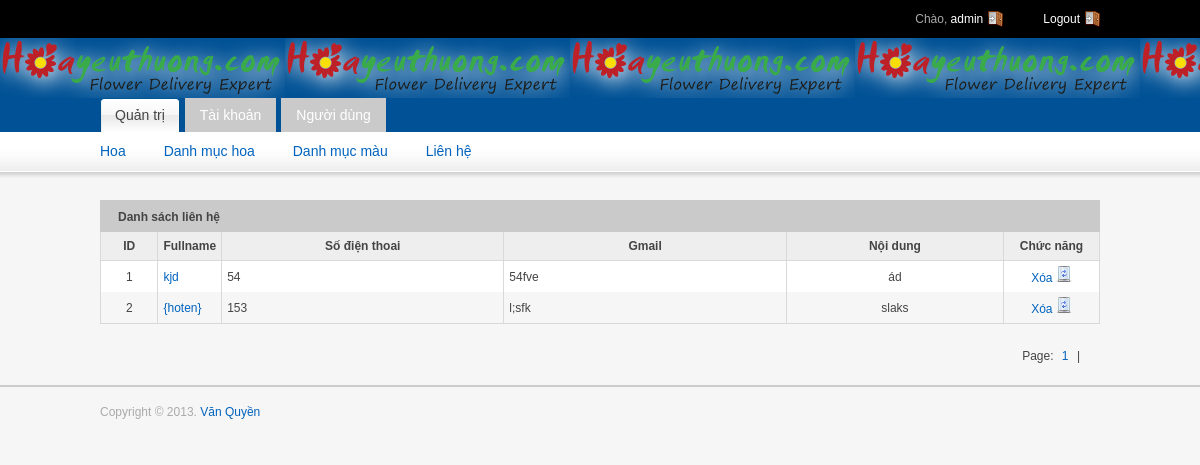
Screenshot of /admin/indexContact.php (signed in) with the database file from the repository.
### tables this page shows
CREATE TABLE `lienhe` (
  `id_lienhe` int(11) NOT NULL,
  `Hoten` varchar(100) NOT NULL,
  `Sodienthoai` varchar(12) NOT NULL,
  `Gmail` varchar(100) NOT NULL,
  `Noidung` varchar(500) NOT NULL
);

### admin/indexContact.php (the view, shortened to what this page needs)
<?php
	require_once $_SERVER['DOCUMENT_ROOT'] .'/banhoa/templates/admin/inc/header.php';
?>
<?php
	include_once $_SERVER["DOCUMENT_ROOT"]."/banhoa/function/dbconnection.php";
	$querytsd="SELECT COUNT(id_lienhe) AS tongsodong FROM lienhe";
	$resulttsd=$mysqli->query($querytsd);
	$arrtsd=mysqli_fetch_assoc($resulttsd);
	$tongsodong=$arrtsd["tongsodong"];
	$row_count=ROW_COUNT;
	$sotrang=ceil($tongsodong/$row_count);
	$current_page=1;
	$off_set=($current_page-1)*$row_count;
	$query="SELECT * FROM lienhe LIMIT {$off_set},{$row_count}";
	$result=$mysqli->query($query);
?>
<div class="grid_12">
	<div class="module">
		<h2><span>Danh sách liên hệ</span></h2>
		<div class="module-table-body">
			<form action="">
			<table id="myTable" class="tablesorter">
				<thead>
					<tr>
						<th style="width:6%; text-align: center;">ID</th>
						<th>Fullname</th>
						<th style="width:30%">Số điện thoai</th>
						<th style="width:30%">Gmail</th>
						<th style="width:23%; text-align: center;">Nội dung</th>
						<th style="width: 10%; text-align: center;">Chức năng</th>
					</tr>
				</thead>
				<tbody>
				<?php
					while($rowUser=mysqli_fetch_assoc($result)){
						$id_lienhe=$rowUser["id_lienhe"];
						$Hoten=$rowUser["Hoten"];
						$Sodienthoai=$rowUser["Sodienthoai"];
						$Gmail=$rowUser["Gmail"];
						$Noidung=$rowUser["Noidung"];
				?>
					<tr>
						<td class="align-center"><?php echo $id_lienhe;?></td>
						<td><a href=""><?php echo $Hoten;?></a></td>
						<td><?php echo $Sodienthoai;?></td>
						<td><?php echo $Gmail;?></td>
						<td align="center"><?php echo $Noidung;?></td>
						<td align="center">
							<a href="delContact.php?delete=<?php echo $id_lienhe;?>" onclick="return confirm('Bạn có chắc chắn muốn xóa không?')">Xóa <img src="/banhoa/templates/admin/images/bin.gif" width="16" height="16" alt="delete" /></a>
						</td>
					</tr>
					<?php
					}
					?>
				</tbody>
			</table>
			</form>
		 </div>
	</div>
		 <div class="pagination">
						<div class="numbers">
							<span>Page:</span>
							<?php
								for($i=1;$i<=$sotrang;$i++){
							?>
							<a href="indexContact.php?current_page=<?php echo $i?>"><?php echo $i?></a>
							<span>|</span>
								<?php }?>
						</div>
					 </div>
</div>
<?php require_once $_SERVER['DOCUMENT_ROOT']. '/banhoa/templates/admin/inc/footer.php';?>

### templates/admin/css/styles.css (style rules this page uses)
html, body, div, span, applet, object, iframe, h1, h2, h3, h4, h5, h6, p, blockquote, pre, a, abbr, acronym, address, big, cite, code, del, dfn, em, font, img, ins, kbd, q, s, samp, small, strike, strong, sub, sup, tt, var, b, u, i, center, dl, dt, dd, ol, ul, li, fieldset, form, label, legend, table, caption, tbody, tfoot, thead, tr, th, td { background: transparent none repeat scroll 0 0; border: 0 none; font-size: 100%; margin: 0; outline: 0 none; padding: 0; }
body { line-height: 1; }
table { border-collapse: collapse; border-spacing: 0; }
body { background-color: #f6f6f6; color: #444444; font: 12px/1.5 tahoma,arial; }
h2 { font-size: 24px; letter-spacing: -1px; }
p, dl, hr, h1, h2, h3, h4, h5, h6, ol, ul, pre, table, address, fieldset { margin-bottom: 15px; }
a, a:visited { color: #0063be; text-decoration: none; }
.align-center { text-align: center; }
div.module { float: left; margin-bottom: 10px; width: 100%; }
div.module div.module-table-body { float: left; padding: 0; width: 100%; }
div.module h2 { background: #cacaca none repeat scroll 0 0; color: #444444; display: block; float: left; font-family: Arial,Helvetica,sans-serif; font-size: 12px; font-weight: bold; height: 32px; letter-spacing: normal; margin-bottom: 0; margin-right: 0; padding-right: 0; text-decoration: none; width: 100%; }
div.module h2 span { display: block; line-height: 20px; padding: 7px 0 5px 18px; }
div.module table { border-bottom: 1px solid #d9d9d9; border-left: 1px solid #d9d9d9; margin: 0 0 10px; width: 100%; }
div.module table th { background-color: #eeeeee; border-bottom: 1px solid #d9d9d9; border-right: 1px solid #d9d9d9; color: #444444; padding: 5px; }
div.module table td { background-color: #ffffff; border-right: 1px solid #d9d9d9; padding: 5px; }
.pagination { float: right; margin-bottom: 20px; }
.pagination .numbers { float: left; margin-right: 15px; padding-top: 3px; }
.pagination .numbers span { padding: 0 5px; }
#myTable td { vertical-align: middle; }
#myTable tr:nth-child(2n) td { background: #f6f6f6 none repeat scroll 0 0; }

### rows the page displays
lienhe: id_lienhe "1", Hoten "kjd", Sodienthoai "54", Gmail "54fve", Noidung "ád"
lienhe: id_lienhe "2", Hoten "{hoten}", Sodienthoai "153", Gmail "l;sfk", Noidung "slaks"
